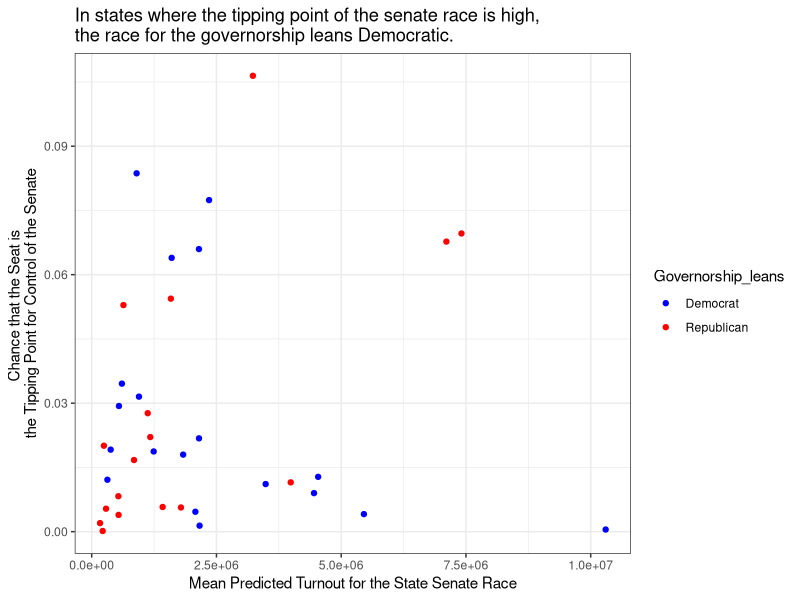

The R source for this figure:
## ---- chunk 1
library(tidyverse)
library(ggplot2)
library(dplyr)
gov_df<-readr::read_csv('governor_state_toplines_2022.csv', show_col_types = FALSE)

#head(gov_df)
#decide if the state is likely to have a democrat or republican governor
gov_df$Governorship_leans <- with(gov_df, ifelse(winner_Rparty < winner_Dparty, 'Democrat', 'Republican'))
 
# #filter to a specific date
date<-'9/17/2022'
gov_df_91722 <- dplyr::filter(gov_df, forecastdate == date)
gov_df_91722 <- dplyr::filter(gov_df_91722, expression == '_lite')

gov_df_91722



#Question: In states where the vpi is high, that is an individual vote will determine the outcome of the senate race, and the tipping point is high, that is chance that the seat is the tipping point for control of the race, are the governors more likely to be Democrat or Republican?

ggplot2::ggplot(data = gov_df_91722, mapping = aes(mean_predicted_turnout, tipping))+ geom_point(aes(color=Governorship_leans))+scale_color_manual(values = c("Democrat" = "blue", "Republican" = "red"))+theme_bw()+ggtitle("In states where the tipping point of the senate race is high, 
the race for the governorship leans Democratic.")+labs(x="Mean Predicted Turnout for the State Senate Race", y='Chance that the Seat is 
the Tipping Point for Control of the Senate' )

